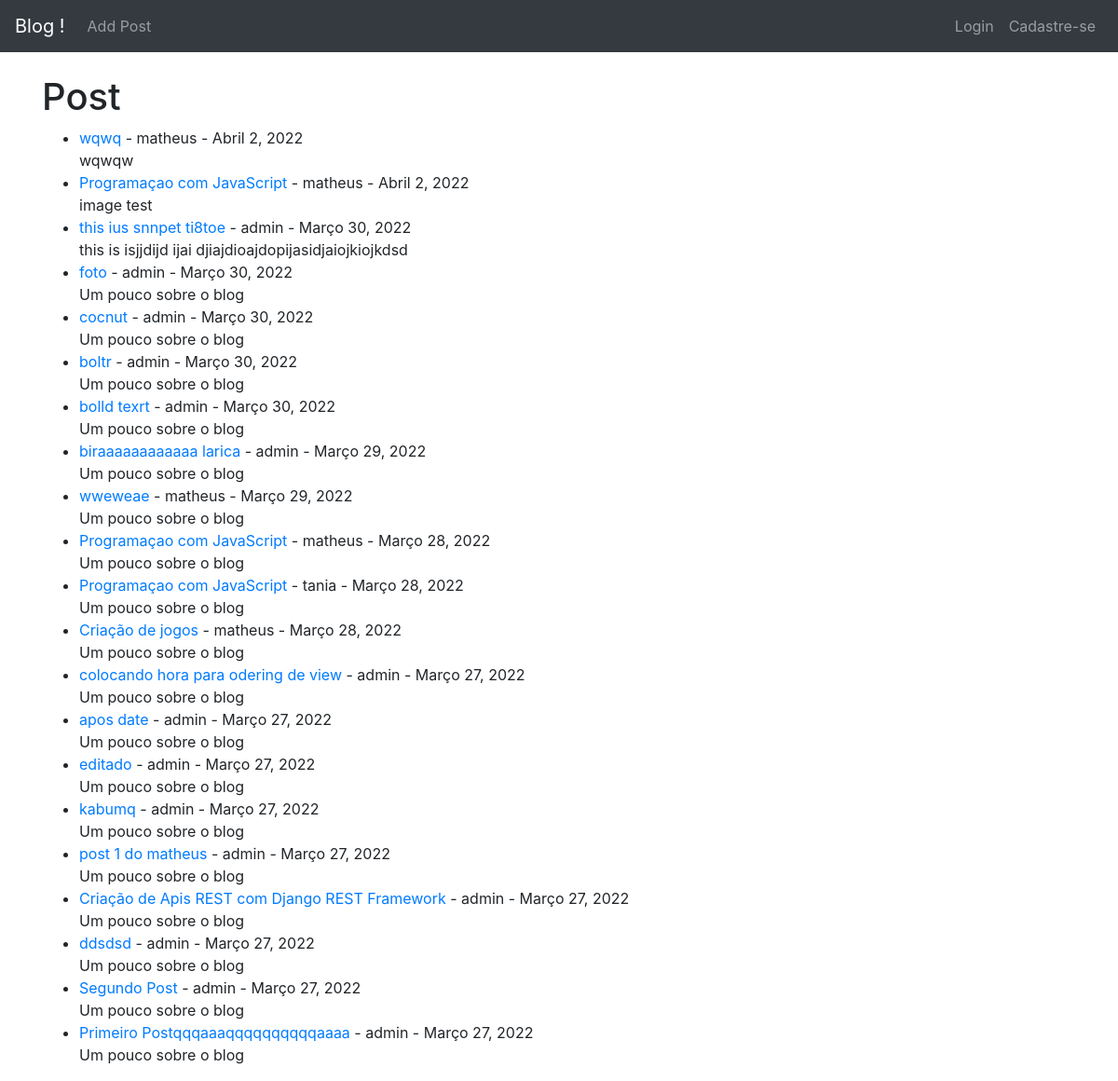
The app's page /, older data.
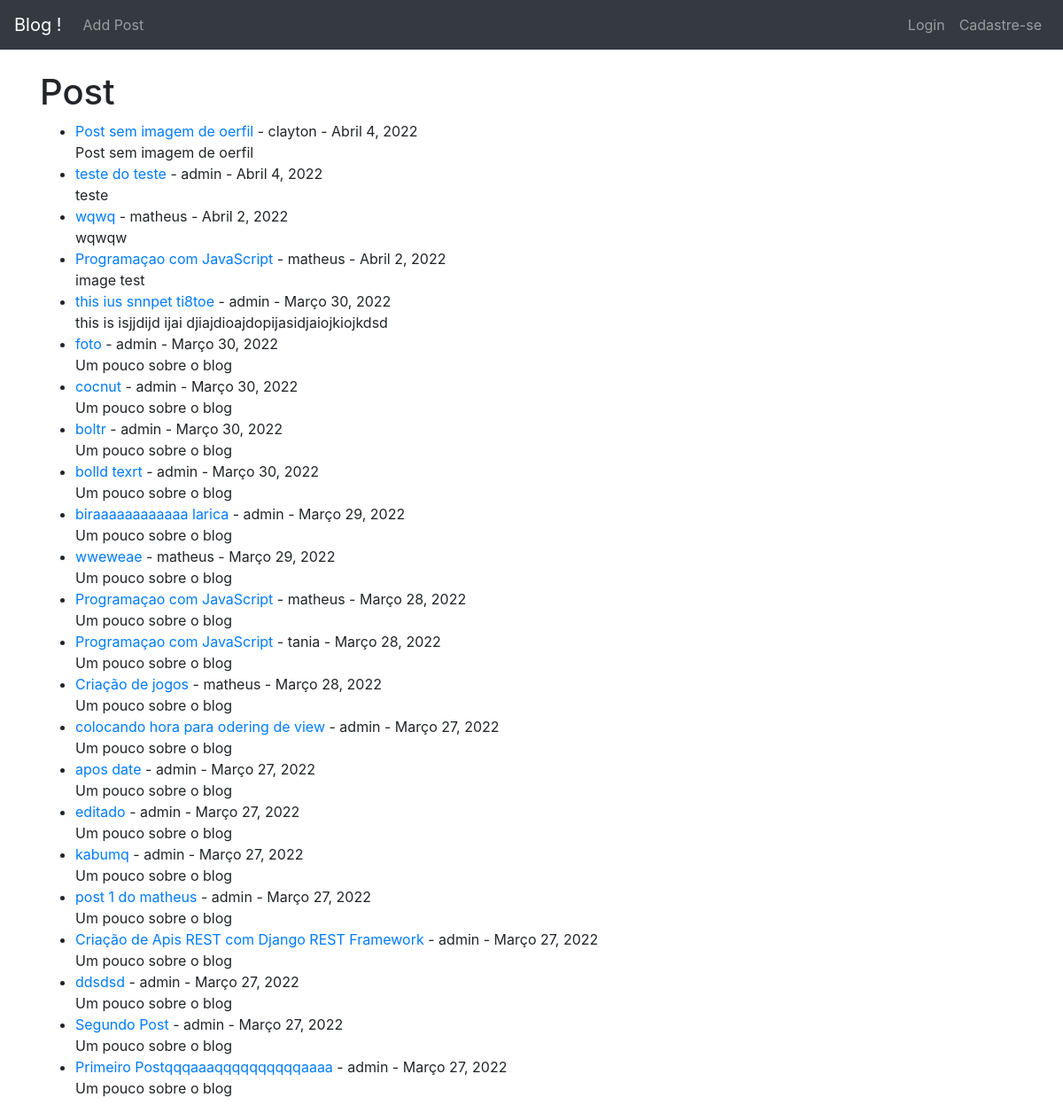
The same page, newer data.
### core/models.py (models this page shows, shortened)
class Base(models.Model):
    criacao = models.DateField('Criação', auto_now_add=True)
    atualizacao = models.DateField('Atualização', auto_now='True')
    hora = models.TimeField('horario', auto_now=True)
    class Meta:
        abstract = True

class Post(Base):
    titulo = models.CharField('Título', max_length=255)
    header_title = StdImageField(null=True, blank=True, upload_to='images/')
    autor = models.ForeignKey(User, default=User, on_delete=models.CASCADE)
    body = RichTextField('Post', blank=True, null=True)
    snippet = models.CharField('Sobre oque é ?', max_length=255)
    likes = models.ManyToManyField(User, related_name='blog_post')

### core/views.py (the view)
# urls.py: path('', IndexView.as_view(), name='index'),
class IndexView(ListView):
    model = Post
    template_name = 'index.html'
    ordering = ['-id']

### core/templates/index.html
{% extends 'base.html' %}
{% block content %}
<h1>Post</h1>
<ul>
{% for post in object_list %}
    <li><a href="{% url 'post_detail' post.pk %}">{{ post.titulo }}</a> - {{ post.autor }} - {{ post.criacao }} <br/body>
    {{ post.snippet }}</li>
{% endfor %}
</ul>
{% endblock %}

Row changes from the older to the newer data that the page shows:
added Post: titulo "Post sem imagem de oerfil", autor "clayton", criacao "Abril 4, 2022", snippet "Post sem imagem de oerfil"
added Post: titulo "teste do teste", autor "admin", criacao "Abril 4, 2022", snippet "teste"
